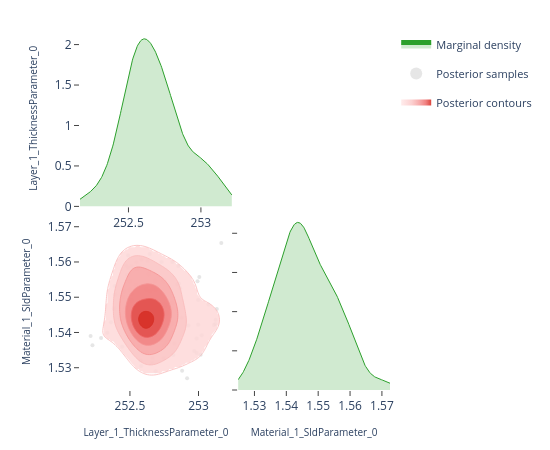

The cell this chart's notebook holds for it:
### Code cell
# ---- Pairwise focus: thickness vs SLD ---------------------------------------
# A 2-parameter corner plot zooms in on the joint posterior for a specific
# pair.  This is the same view the EasyReflectometryApp's "2D Heatmap"
# sub-tab uses to inspect parameter degeneracies.


params_of_interest = ['Layer_1_ThicknessParameter_0', 'Material_1_SldParameter_0']
idx = [posterior.param_names.index(p) for p in params_of_interest]
subset_draws = np.asarray(posterior.draws)[:, idx]

fig = plot_corner(subset_draws, params_of_interest)
fig.show()

### Figure 1 — Plotly figure (JSON) as saved in the notebook; plotly's stock layout.template omitted (floating-point values rounded to 4 significant figures; data arrays with more than 128 entries replaced by an {"elided": "..."} marker saying what was removed)
{"data": [{"fill": "tozeroy", "fillcolor": "rgba(44, 160, 44, 0.22)", "hoverinfo": "skip", "legendgroup": "marginal", "line": {"color": "rgb(44, 160, 44)", "width": 1}, "mode": "lines", "name": "Marginal density", "showlegend": true, "type": "scatter", "x": {"elided": "256 float values"}, "xaxis": "x", "y": {"elided": "256 float values"}, "yaxis": "y"}, {"hoverinfo": "skip", "legendgroup": "scatter", "marker": {"color": "rgba(140, 140, 140, 0.22)", "size": 4}, "mode": "markers", "name": "Posterior samples", "showlegend": true, "type": "scatter", "x": [252.9, 252.8, 252.7, 253.0, 252.8, 252.7, 252.6, 252.6, 252.8, 253.1, 252.4, 252.6, 253.0, 253.1, 253.0, 252.5, 252.7, 252.6, 253.0, 252.8, 252.4, 252.7, 252.6, 252.2, 252.9, 252.6, 252.7, 252.5, 252.6, 252.5, 252.9, 252.7, 253.0, 252.5, 252.3, 252.6, 252.5, 252.8, 252.9, 252.7, 252.8, 252.8, 252.7, 252.8, 252.4, 252.2, 252.8, 252.6, 252.5, 253.0, 252.5, 252.6, 252.7, 253.1, 252.5, 252.5, 252.6, 252.6, 253.1, 252.5, 252.7, 252.6, 252.5, 252.5, 252.8, 252.6, 252.4, 252.6, 253.2, 252.5, 252.7, 252.7, 253.0, 253.0, 252.6, 252.7, 252.4, 252.8, 252.6, 252.8, 252.5, 252.7, 252.7, 252.7, 252.6, 252.7, 252.6, 252.9, 252.6, 252.9, 252.6, 252.6, 252.8, 253.1, 252.8, 252.6, 252.7, 252.7, 252.7, 252.5, 252.7, 252.3, 252.5, 252.6, 252.7, 252.4, 252.6, 252.8, 253.0, 252.5, 252.4, 252.6, 252.9, 252.6, 252.8, 252.6, 252.8, 252.4, 252.5, 252.5], "xaxis": "x3", "y": [1.554, 1.554, 1.542, 1.555, 1.56, 1.543, 1.539, 1.543, 1.536, 1.547, 1.55, 1.562, 1.539, 1.548, 1.538, 1.542, 1.544, 1.546, 1.549, 1.545, 1.57, 1.553, 1.545, 1.539, 1.553, 1.558, 1.547, 1.552, 1.541, 1.539, 1.544, 1.555, 1.542, 1.562, 1.538, 1.543, 1.559, 1.547, 1.529, 1.539, 1.555, 1.537, 1.542, 1.534, 1.551, 1.536, 1.548, 1.534, 1.56, 1.556, 1.537, 1.552, 1.529, 1.542, 1.544, 1.542, 1.556, 1.56, 1.542, 1.554, 1.552, 1.534, 1.549, 1.553, 1.543, 1.54, 1.543, 1.532, 1.565, 1.551, 1.547, 1.555, 1.534, 1.534, 1.53, 1.555, 1.547, 1.542, 1.561, 1.546, 1.552, 1.548, 1.533, 1.531, 1.547, 1.547, 1.54, 1.559, 1.57, 1.542, 1.536, 1.542, 1.546, 1.544, 1.548, 1.546, 1.538, 1.533, 1.56, 1.544, 1.552, 1.54, 1.547, 1.545, 1.541, 1.536, 1.548, 1.537, 1.535, 1.558, 1.553, 1.546, 1.527, 1.552, 1.537, 1.541, 1.548, 1.544, 1.559, 1.556], "yaxis": "y3", "zorder": 0}, {"colorscale": [[0.0, "rgba(255, 224, 224, 0.62)"], [0.35, "rgba(250, 188, 188, 0.70)"], [0.6, "rgba(245, 148, 148, 0.78)"], [0.82, "rgba(237, 104, 104, 0.84)"], [1.0, "rgba(215, 48, 39, 0.90)"]], "connectgaps": false, "contours": {"coloring": "fill", "end": 77.11, "showlabels": false, "showlines": false, "size": 12.17, "start": 16.23}, "hoverinfo": "skip", "legendgroup": "contour", "name": "Posterior contours", "showlegend": true, "showscale": false, "type": "contour", "x": [252.2, 252.2, 252.2, 252.2, 252.2, 252.2, 252.2, 252.3, 252.3, 252.3, 252.3, 252.3, 252.3, 252.3, 252.4, 252.4, 252.4, 252.4, 252.4, 252.4, 252.4, 252.4, 252.5, 252.5, 252.5, 252.5, 252.5, 252.5, 252.5, 252.6, 252.6, 252.6, 252.6, 252.6, 252.6, 252.6, 252.6, 252.7, 252.7, 252.7, 252.7, 252.7, 252.7, 252.7, 252.7, 252.8, 252.8, 252.8, 252.8, 252.8, 252.8, 252.8, 252.9, 252.9, 252.9, 252.9, 252.9, 252.9, 252.9, 252.9, 253.0, 253.0, 253.0, 253.0, 253.0, 253.0, 253.0, 253.1, 253.1, 253.1, 253.1, 253.1, 253.1, 253.1, 253.1, 253.2, 253.2, 253.2, 253.2, 253.2], "xaxis": "x3", "y": [1.525, 1.525, 1.526, 1.527, 1.527, 1.528, 1.528, 1.529, 1.53, 1.53, 1.531, 1.532, 1.532, 1.533, 1.533, 1.534, 1.535, 1.535, 1.536, 1.536, 1.537, 1.538, 1.538, 1.539, 1.539, 1.54, 1.541, 1.541, 1.542, 1.542, 1.543, 1.544, 1.544, 1.545, 1.545, 1.546, 1.547, 1.547, 1.548, 1.548, 1.549, 1.55, 1.55, 1.551, 1.551, 1.552, 1.553, 1.553, 1.554, 1.554, 1.555, 1.556, 1.556, 1.557, 1.557, 1.558, 1.559, 1.559, 1.56, 1.56, 1.561, 1.562, 1.562, 1.563, 1.563, 1.564, 1.565, 1.565, 1.566, 1.567, 1.567, 1.568, 1.568, 1.569, 1.57, 1.57, 1.571, 1.571, 1.572, 1.573], "yaxis": "y3", "z": {"elided": "80x80 float values"}, "zmax": 77.11, "zmin": 16.23, "zorder": 1}, {"colorscale": [[0.0, "rgba(250, 188, 188, 0.94)"], [0.35, "rgba(250, 188, 188, 0.94)"], [0.35, "rgba(245, 148, 148, 0.95)"], [0.6, "rgba(245, 148, 148, 0.95)"], [0.6, "rgba(237, 104, 104, 0.96)"], [0.82, "rgba(237, 104, 104, 0.96)"], [0.82, "rgba(215, 48, 39, 0.98)"], [1.0, "rgba(215, 48, 39, 0.98)"]], "contours": {"coloring": "lines", "end": 77.11, "showlabels": false, "size": 12.17, "start": 16.23}, "hoverinfo": "skip", "legendgroup": "contour", "line": {"width": 0.9}, "showlegend": false, "showscale": false, "type": "contour", "x": [252.2, 252.2, 252.2, 252.2, 252.2, 252.2, 252.2, 252.3, 252.3, 252.3, 252.3, 252.3, 252.3, 252.3, 252.4, 252.4, 252.4, 252.4, 252.4, 252.4, 252.4, 252.4, 252.5, 252.5, 252.5, 252.5, 252.5, 252.5, 252.5, 252.6, 252.6, 252.6, 252.6, 252.6, 252.6, 252.6, 252.6, 252.7, 252.7, 252.7, 252.7, 252.7, 252.7, 252.7, 252.7, 252.8, 252.8, 252.8, 252.8, 252.8, 252.8, 252.8, 252.9, 252.9, 252.9, 252.9, 252.9, 252.9, 252.9, 252.9, 253.0, 253.0, 253.0, 253.0, 253.0, 253.0, 253.0, 253.1, 253.1, 253.1, 253.1, 253.1, 253.1, 253.1, 253.1, 253.2, 253.2, 253.2, 253.2, 253.2], "xaxis": "x3", "y": [1.525, 1.525, 1.526, 1.527, 1.527, 1.528, 1.528, 1.529, 1.53, 1.53, 1.531, 1.532, 1.532, 1.533, 1.533, 1.534, 1.535, 1.535, 1.536, 1.536, 1.537, 1.538, 1.538, 1.539, 1.539, 1.54, 1.541, 1.541, 1.542, 1.542, 1.543, 1.544, 1.544, 1.545, 1.545, 1.546, 1.547, 1.547, 1.548, 1.548, 1.549, 1.55, 1.55, 1.551, 1.551, 1.552, 1.553, 1.553, 1.554, 1.554, 1.555, 1.556, 1.556, 1.557, 1.557, 1.558, 1.559, 1.559, 1.56, 1.56, 1.561, 1.562, 1.562, 1.563, 1.563, 1.564, 1.565, 1.565, 1.566, 1.567, 1.567, 1.568, 1.568, 1.569, 1.57, 1.57, 1.571, 1.571, 1.572, 1.573], "yaxis": "y3", "z": {"elided": "80x80 float values"}, "zmax": 77.11, "zmin": 16.23, "zorder": 2}, {"fill": "tozeroy", "fillcolor": "rgba(44, 160, 44, 0.22)", "hoverinfo": "skip", "legendgroup": "marginal", "line": {"color": "rgb(44, 160, 44)", "width": 1}, "mode": "lines", "name": "Marginal density", "showlegend": false, "type": "scatter", "x": {"elided": "256 float values"}, "xaxis": "x4", "y": {"elided": "256 float values"}, "yaxis": "y4"}], "layout": {"height": 450, "legend": {"font": {"size": 11}, "itemsizing": "constant", "orientation": "v", "x": 1.02, "xanchor": "left", "y": 1.0, "yanchor": "top"}, "margin": {"b": 60, "l": 80, "r": 160, "t": 30}, "plot_bgcolor": "white", "showlegend": true, "width": 550, "xaxis": {"anchor": "y", "domain": [0.0, 0.49], "showgrid": false, "ticks": "outside", "zeroline": false}, "xaxis2": {"anchor": "y2", "domain": [0.51, 1.0], "showgrid": false, "ticks": "outside", "visible": false, "zeroline": false}, "xaxis3": {"anchor": "y3", "domain": [0.0, 0.49], "showgrid": false, "ticks": "outside", "title": {"font": {"size": 10}, "text": "Layer_1_ThicknessParameter_0"}, "zeroline": false}, "xaxis4": {"anchor": "y4", "domain": [0.51, 1.0], "showgrid": false, "ticks": "outside", "title": {"font": {"size": 10}, "text": "Material_1_SldParameter_0"}, "zeroline": false}, "yaxis": {"anchor": "x", "domain": [0.51, 1.0], "showgrid": false, "ticks": "outside", "title": {"font": {"size": 10}, "text": "Layer_1_ThicknessParameter_0"}, "zeroline": false}, "yaxis2": {"anchor": "x2", "domain": [0.51, 1.0], "showgrid": false, "ticks": "outside", "visible": false, "zeroline": false}, "yaxis3": {"anchor": "x3", "domain": [0.0, 0.49], "showgrid": false, "ticks": "outside", "title": {"font": {"size": 10}, "text": "Material_1_SldParameter_0"}, "zeroline": false}, "yaxis4": {"anchor": "x4", "domain": [0.0, 0.49], "showgrid": false, "showticklabels": false, "ticks": "outside", "zeroline": false}}}
